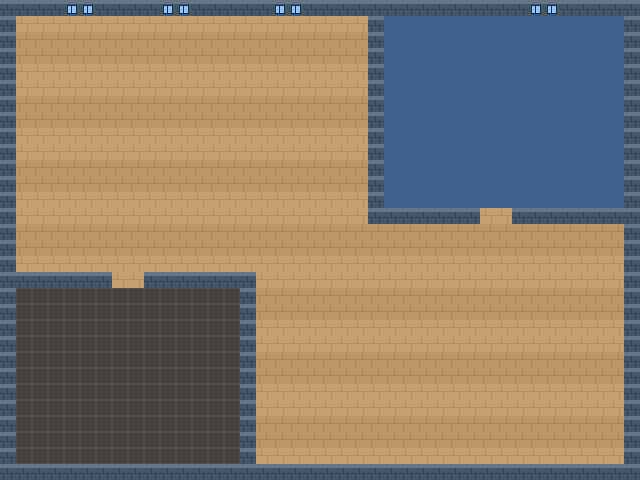

Tiled map render using the project's own tile images. Description and the whole map definition, tile-layer contents included, below:
An orthogonal 40x30 tile map with 16x16 px tiles, 2 tile layers (Terra, Parets) and 3 objects.

<map version="1.10" tiledversion="1.11.0" orientation="orthogonal" renderorder="right-down" width="40" height="30" tilewidth="16" tileheight="16" infinite="0" nextlayerid="4" nextobjectid="4">
 <tileset firstgid="1" name="pixel_office" tilewidth="16" tileheight="16" tilecount="16" columns="8">
  <image source="../tilesets/pixel_office.png" width="128" height="32" />
  <tile id="4">
   <properties>
    <property name="collides" type="bool" value="true" />
   </properties>
  </tile>
  <tile id="5">
   <properties>
    <property name="collides" type="bool" value="true" />
   </properties>
  </tile>
 </tileset>
 <layer id="1" name="Terra" width="40" height="30">
  <data encoding="csv">
1,1,1,1,1,1,1,1,1,1,1,1,1,1,1,1,1,1,1,1,1,1,1,1,1,1,1,1,1,1,1,1,1,1,1,1,1,1,1,1,
1,1,1,1,1,1,1,1,1,1,1,1,1,1,1,1,1,1,1,1,1,1,1,1,3,3,3,3,3,3,3,3,3,3,3,3,3,3,3,1,
2,2,2,2,2,2,2,2,2,2,2,2,2,2,2,2,2,2,2,2,2,2,2,2,3,3,3,3,3,3,3,3,3,3,3,3,3,3,3,2,
2,2,2,2,2,2,2,2,2,2,2,2,2,2,2,2,2,2,2,2,2,2,2,2,3,3,3,3,3,3,3,3,3,3,3,3,3,3,3,2,
1,1,1,1,1,1,1,1,1,1,1,1,1,1,1,1,1,1,1,1,1,1,1,1,3,3,3,3,3,3,3,3,3,3,3,3,3,3,3,1,
1,1,1,1,1,1,1,1,1,1,1,1,1,1,1,1,1,1,1,1,1,1,1,1,3,3,3,3,3,3,3,3,3,3,3,3,3,3,3,1,
2,2,2,2,2,2,2,2,2,2,2,2,2,2,2,2,2,2,2,2,2,2,2,2,3,3,3,3,3,3,3,3,3,3,3,3,3,3,3,2,
2,2,2,2,2,2,2,2,2,2,2,2,2,2,2,2,2,2,2,2,2,2,2,2,3,3,3,3,3,3,3,3,3,3,3,3,3,3,3,2,
1,1,1,1,1,1,1,1,1,1,1,1,1,1,1,1,1,1,1,1,1,1,1,1,3,3,3,3,3,3,3,3,3,3,3,3,3,3,3,1,
1,1,1,1,1,1,1,1,1,1,1,1,1,1,1,1,1,1,1,1,1,1,1,1,3,3,3,3,3,3,3,3,3,3,3,3,3,3,3,1,
2,2,2,2,2,2,2,2,2,2,2,2,2,2,2,2,2,2,2,2,2,2,2,2,3,3,3,3,3,3,3,3,3,3,3,3,3,3,3,2,
2,2,2,2,2,2,2,2,2,2,2,2,2,2,2,2,2,2,2,2,2,2,2,2,3,3,3,3,3,3,3,3,3,3,3,3,3,3,3,2,
1,1,1,1,1,1,1,1,1,1,1,1,1,1,1,1,1,1,1,1,1,1,1,1,3,3,3,3,3,3,3,3,3,3,3,3,3,3,3,1,
1,1,1,1,1,1,1,1,1,1,1,1,1,1,1,1,1,1,1,1,1,1,1,1,1,1,1,1,1,1,1,1,1,1,1,1,1,1,1,1,
2,2,2,2,2,2,2,2,2,2,2,2,2,2,2,2,2,2,2,2,2,2,2,2,2,2,2,2,2,2,2,2,2,2,2,2,2,2,2,2,
2,2,2,2,2,2,2,2,2,2,2,2,2,2,2,2,2,2,2,2,2,2,2,2,2,2,2,2,2,2,2,2,2,2,2,2,2,2,2,2,
1,1,1,1,1,1,1,1,1,1,1,1,1,1,1,1,1,1,1,1,1,1,1,1,1,1,1,1,1,1,1,1,1,1,1,1,1,1,1,1,
1,1,1,1,1,1,1,1,1,1,1,1,1,1,1,1,1,1,1,1,1,1,1,1,1,1,1,1,1,1,1,1,1,1,1,1,1,1,1,1,
2,4,4,4,4,4,4,4,4,4,4,4,4,4,4,2,2,2,2,2,2,2,2,2,2,2,2,2,2,2,2,2,2,2,2,2,2,2,2,2,
2,4,4,4,4,4,4,4,4,4,4,4,4,4,4,2,2,2,2,2,2,2,2,2,2,2,2,2,2,2,2,2,2,2,2,2,2,2,2,2,
1,4,4,4,4,4,4,4,4,4,4,4,4,4,4,1,1,1,1,1,1,1,1,1,1,1,1,1,1,1,1,1,1,1,1,1,1,1,1,1,
1,4,4,4,4,4,4,4,4,4,4,4,4,4,4,1,1,1,1,1,1,1,1,1,1,1,1,1,1,1,1,1,1,1,1,1,1,1,1,1,
2,4,4,4,4,4,4,4,4,4,4,4,4,4,4,2,2,2,2,2,2,2,2,2,2,2,2,2,2,2,2,2,2,2,2,2,2,2,2,2,
2,4,4,4,4,4,4,4,4,4,4,4,4,4,4,2,2,2,2,2,2,2,2,2,2,2,2,2,2,2,2,2,2,2,2,2,2,2,2,2,
1,4,4,4,4,4,4,4,4,4,4,4,4,4,4,1,1,1,1,1,1,1,1,1,1,1,1,1,1,1,1,1,1,1,1,1,1,1,1,1,
1,4,4,4,4,4,4,4,4,4,4,4,4,4,4,1,1,1,1,1,1,1,1,1,1,1,1,1,1,1,1,1,1,1,1,1,1,1,1,1,
2,4,4,4,4,4,4,4,4,4,4,4,4,4,4,2,2,2,2,2,2,2,2,2,2,2,2,2,2,2,2,2,2,2,2,2,2,2,2,2,
2,4,4,4,4,4,4,4,4,4,4,4,4,4,4,2,2,2,2,2,2,2,2,2,2,2,2,2,2,2,2,2,2,2,2,2,2,2,2,2,
1,4,4,4,4,4,4,4,4,4,4,4,4,4,4,1,1,1,1,1,1,1,1,1,1,1,1,1,1,1,1,1,1,1,1,1,1,1,1,1,
1,1,1,1,1,1,1,1,1,1,1,1,1,1,1,1,1,1,1,1,1,1,1,1,1,1,1,1,1,1,1,1,1,1,1,1,1,1,1,1
</data>
 </layer>
 <layer id="2" name="Parets" width="40" height="30">
  <data encoding="csv">
5,5,5,5,6,6,5,5,5,5,6,6,5,5,5,5,5,6,6,5,5,5,5,5,5,5,5,5,5,5,5,5,5,6,6,5,5,5,5,5,
5,0,0,0,0,0,0,0,0,0,0,0,0,0,0,0,0,0,0,0,0,0,0,5,0,0,0,0,0,0,0,0,0,0,0,0,0,0,0,5,
5,0,0,0,0,0,0,0,0,0,0,0,0,0,0,0,0,0,0,0,0,0,0,5,0,0,0,0,0,0,0,0,0,0,0,0,0,0,0,5,
5,0,0,0,0,0,0,0,0,0,0,0,0,0,0,0,0,0,0,0,0,0,0,5,0,0,0,0,0,0,0,0,0,0,0,0,0,0,0,5,
5,0,0,0,0,0,0,0,0,0,0,0,0,0,0,0,0,0,0,0,0,0,0,5,0,0,0,0,0,0,0,0,0,0,0,0,0,0,0,5,
5,0,0,0,0,0,0,0,0,0,0,0,0,0,0,0,0,0,0,0,0,0,0,5,0,0,0,0,0,0,0,0,0,0,0,0,0,0,0,5,
5,0,0,0,0,0,0,0,0,0,0,0,0,0,0,0,0,0,0,0,0,0,0,5,0,0,0,0,0,0,0,0,0,0,0,0,0,0,0,5,
5,0,0,0,0,0,0,0,0,0,0,0,0,0,0,0,0,0,0,0,0,0,0,5,0,0,0,0,0,0,0,0,0,0,0,0,0,0,0,5,
5,0,0,0,0,0,0,0,0,0,0,0,0,0,0,0,0,0,0,0,0,0,0,5,0,0,0,0,0,0,0,0,0,0,0,0,0,0,0,5,
5,0,0,0,0,0,0,0,0,0,0,0,0,0,0,0,0,0,0,0,0,0,0,5,0,0,0,0,0,0,0,0,0,0,0,0,0,0,0,5,
5,0,0,0,0,0,0,0,0,0,0,0,0,0,0,0,0,0,0,0,0,0,0,5,0,0,0,0,0,0,0,0,0,0,0,0,0,0,0,5,
5,0,0,0,0,0,0,0,0,0,0,0,0,0,0,0,0,0,0,0,0,0,0,5,0,0,0,0,0,0,0,0,0,0,0,0,0,0,0,5,
5,0,0,0,0,0,0,0,0,0,0,0,0,0,0,0,0,0,0,0,0,0,0,5,0,0,0,0,0,0,0,0,0,0,0,0,0,0,0,5,
5,0,0,0,0,0,0,0,0,0,0,0,0,0,0,0,0,0,0,0,0,0,0,5,5,5,5,5,5,5,0,0,5,5,5,5,5,5,5,5,
5,0,0,0,0,0,0,0,0,0,0,0,0,0,0,0,0,0,0,0,0,0,0,0,0,0,0,0,0,0,0,0,0,0,0,0,0,0,0,5,
5,0,0,0,0,0,0,0,0,0,0,0,0,0,0,0,0,0,0,0,0,0,0,0,0,0,0,0,0,0,0,0,0,0,0,0,0,0,0,5,
5,0,0,0,0,0,0,0,0,0,0,0,0,0,0,0,0,0,0,0,0,0,0,0,0,0,0,0,0,0,0,0,0,0,0,0,0,0,0,5,
5,5,5,5,5,5,5,0,0,5,5,5,5,5,5,5,0,0,0,0,0,0,0,0,0,0,0,0,0,0,0,0,0,0,0,0,0,0,0,5,
5,0,0,0,0,0,0,0,0,0,0,0,0,0,0,5,0,0,0,0,0,0,0,0,0,0,0,0,0,0,0,0,0,0,0,0,0,0,0,5,
5,0,0,0,0,0,0,0,0,0,0,0,0,0,0,5,0,0,0,0,0,0,0,0,0,0,0,0,0,0,0,0,0,0,0,0,0,0,0,5,
5,0,0,0,0,0,0,0,0,0,0,0,0,0,0,5,0,0,0,0,0,0,0,0,0,0,0,0,0,0,0,0,0,0,0,0,0,0,0,5,
5,0,0,0,0,0,0,0,0,0,0,0,0,0,0,5,0,0,0,0,0,0,0,0,0,0,0,0,0,0,0,0,0,0,0,0,0,0,0,5,
5,0,0,0,0,0,0,0,0,0,0,0,0,0,0,5,0,0,0,0,0,0,0,0,0,0,0,0,0,0,0,0,0,0,0,0,0,0,0,5,
5,0,0,0,0,0,0,0,0,0,0,0,0,0,0,5,0,0,0,0,0,0,0,0,0,0,0,0,0,0,0,0,0,0,0,0,0,0,0,5,
5,0,0,0,0,0,0,0,0,0,0,0,0,0,0,5,0,0,0,0,0,0,0,0,0,0,0,0,0,0,0,0,0,0,0,0,0,0,0,5,
5,0,0,0,0,0,0,0,0,0,0,0,0,0,0,5,0,0,0,0,0,0,0,0,0,0,0,0,0,0,0,0,0,0,0,0,0,0,0,5,
5,0,0,0,0,0,0,0,0,0,0,0,0,0,0,5,0,0,0,0,0,0,0,0,0,0,0,0,0,0,0,0,0,0,0,0,0,0,0,5,
5,0,0,0,0,0,0,0,0,0,0,0,0,0,0,5,0,0,0,0,0,0,0,0,0,0,0,0,0,0,0,0,0,0,0,0,0,0,0,5,
5,0,0,0,0,0,0,0,0,0,0,0,0,0,0,5,0,0,0,0,0,0,0,0,0,0,0,0,0,0,0,0,0,0,0,0,0,0,0,5,
5,5,5,5,5,5,5,5,5,5,5,5,5,5,5,5,5,5,5,5,5,5,5,5,5,5,5,5,5,5,5,5,5,5,5,5,5,5,5,5
</data>
 </layer>
 <objectgroup id="3" name="Objectes">
  <object id="1" x="112" y="112" width="16" height="16">
   <properties>
    <property name="tipus" value="spawn" />
   </properties>
  </object>
  <object id="2" x="384" y="16" width="240" height="192">
   <properties>
    <property name="nomSala" value="Sala de Reunions" />
    <property name="streamUrl" value="https://interactive-examples.mdn.mozilla.net/media/cc0-videos/flower.mp4" />
    <property name="tipus" value="zona" />
    <property name="titolMonitor" value="Càmera Reunions · Canal 01" />
   </properties>
  </object>
  <object id="3" x="16" y="288" width="224" height="176">
   <properties>
    <property name="nomSala" value="Zona Cafè" />
    <property name="streamUrl" value="https://media.w3.org/2010/05/sintel/trailer.mp4" />
    <property name="tipus" value="zona" />
    <property name="titolMonitor" value="Càmera Descans · Canal 02" />
   </properties>
  </object>
 </objectgroup>
</map>
